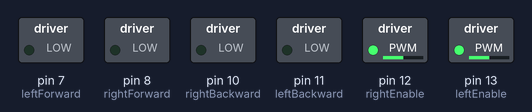
This program was run on a simulated Raspberry Pi (header pin numbers). Shown: switched loads named in the program (green lamp = pin HIGH). At 0.0 s the program stops and its outputs stay as they are.

Above: at 0.1 s.
Timing chart, 0 to 1.5 s (numbered marks = the images above):
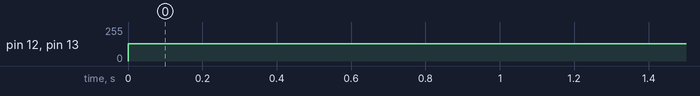

Measured:
- by itself, pin 12 (rightEnable), pin 13 (leftEnable): 0/255 → 128/255 at 0.00 s

The program:

motors_Cheap_solution.py
```python
import RPi.GPIO as GPIO
from time import sleep

leftForward = 7
leftBackward = 11
leftEnable = 13

rightForward = 8
rightBackward = 10
rightEnable = 12

GPIO.setwarnings(False)
GPIO.setmode(GPIO.BOARD)

GPIO.setup(leftForward, GPIO.OUT)
GPIO.setup(leftBackward, GPIO.OUT)
GPIO.setup(leftEnable, GPIO.OUT)
GPIO.setup(rightForward, GPIO.OUT)
GPIO.setup(rightBackward, GPIO.OUT)
GPIO.setup(rightEnable, GPIO.OUT)

leftEnPWM = GPIO.PWM(leftEnable, 100)
leftEnPWM.start(50)
GPIO.output(leftEnable, GPIO.HIGH)

rightEnPWM = GPIO.PWM(rightEnable, 100)
rightEnPWM.start(50)
GPIO.output(rightEnable, GPIO.HIGH)

def muovi():
    GPIO.output(leftForward, GPIO.HIGH)
    GPIO.output(rightForward, GPIO.HIGH)
    leftEnPWM.ChangeDutyCycle(50)
    rightEnPWM.ChangeDutyCycle(50)
    sleep(0.1)
    GPIO.output(leftForward, GPIO.LOW)
    GPIO.output(rightForward, GPIO.LOW)
```
